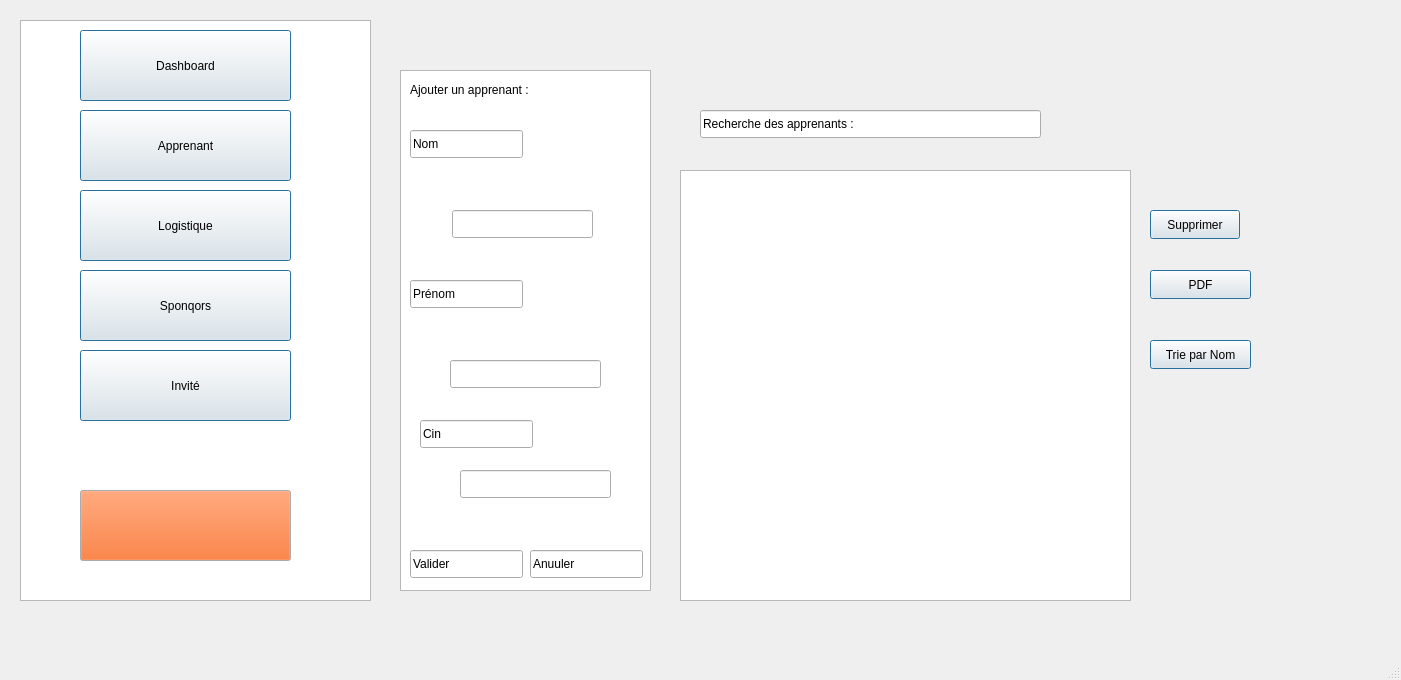
<?xml version="1.0" encoding="UTF-8"?>
<ui version="4.0">
 <class>MainWindow</class>
 <widget class="QMainWindow" name="MainWindow">
  <property name="geometry">
   <rect>
    <x>0</x>
    <y>0</y>
    <width>1401</width>
    <height>680</height>
   </rect>
  </property>
  <property name="windowTitle">
   <string>MainWindow</string>
  </property>
  <property name="styleSheet">
   <string notr="true">/* QTabWidget de fond noir */
QTabWidget {
    background-color: black;
}

/* Onglets du QTabWidget */
QTabBar::tab {
    background-color: gray;
    color: white;
    padding: 5px;
}

QTabBar::tab:selected {
    background-color: darkgreen;
    color: white;
}

/* Boutons verts à l'intérieur des onglets */
QTabWidget QWidget QPushButton {
    background-color: green;
    color: white;
    padding: 5px;
    border-radius: 3px;
}

/* Effet au survol pour les boutons */
QTabWidget QWidget QPushButton:hover {
    background-color: lightgreen;
}
</string>
  </property>
  <widget class="QWidget" name="centralwidget">
   <widget class="QTableView" name="tableView">
    <property name="geometry">
     <rect>
      <x>20</x>
      <y>20</y>
      <width>351</width>
      <height>581</height>
     </rect>
    </property>
    <property name="styleSheet">
     <string notr="true">/* QTabWidget de fond noir */
QTabWidget {
    background-color: black;
}

/* Onglets du QTabWidget */
QTabBar::tab {
    background-color: gray;
    color: white;
    padding: 5px;
}

QTabBar::tab:selected {
    background-color: darkgreen;
    color: white;
}

/* Boutons verts à l'intérieur des onglets */
QTabWidget QWidget QPushButton {
    background-color: green;
    color: white;
    padding: 5px;
    border-radius: 3px;
}

/* Effet au survol pour les boutons */
QTabWidget QWidget QPushButton:hover {
    background-color: lightgreen;
}
</string>
    </property>
   </widget>
   <widget class="QPushButton" name="pushButton">
    <property name="geometry">
     <rect>
      <x>80</x>
      <y>30</y>
      <width>211</width>
      <height>71</height>
     </rect>
    </property>
    <property name="text">
     <string>Dashboard</string>
    </property>
    <property name="default">
     <bool>true</bool>
    </property>
   </widget>
   <widget class="QPushButton" name="pushButton_2">
    <property name="geometry">
     <rect>
      <x>80</x>
      <y>110</y>
      <width>211</width>
      <height>71</height>
     </rect>
    </property>
    <property name="text">
     <string>Apprenant</string>
    </property>
    <property name="default">
     <bool>true</bool>
    </property>
   </widget>
   <widget class="QPushButton" name="pushButton_3">
    <property name="geometry">
     <rect>
      <x>80</x>
      <y>190</y>
      <width>211</width>
      <height>71</height>
     </rect>
    </property>
    <property name="styleSheet">
     <string notr="true">ui-&gt;pushButton-&gt;setStyleSheet(&quot;background-color: green; color: white; padding: 5px; border-radius: 3px;&quot;);
</string>
    </property>
    <property name="text">
     <string>Logistique</string>
    </property>
    <property name="default">
     <bool>true</bool>
    </property>
   </widget>
   <widget class="QPushButton" name="pushButton_4">
    <property name="geometry">
     <rect>
      <x>80</x>
      <y>270</y>
      <width>211</width>
      <height>71</height>
     </rect>
    </property>
    <property name="text">
     <string>Sponqors</string>
    </property>
    <property name="default">
     <bool>true</bool>
    </property>
   </widget>
   <widget class="QPushButton" name="pushButton_5">
    <property name="geometry">
     <rect>
      <x>80</x>
      <y>350</y>
      <width>211</width>
      <height>71</height>
     </rect>
    </property>
    <property name="text">
     <string>Invité</string>
    </property>
    <property name="autoDefault">
     <bool>false</bool>
    </property>
    <property name="default">
     <bool>true</bool>
    </property>
    <property name="flat">
     <bool>false</bool>
    </property>
   </widget>
   <widget class="QPushButton" name="pushButton_6">
    <property name="geometry">
     <rect>
      <x>80</x>
      <y>490</y>
      <width>211</width>
      <height>71</height>
     </rect>
    </property>
    <property name="palette">
     <palette>
      <active>
       <colorrole role="Button">
        <brush brushstyle="SolidPattern">
         <color alpha="255">
          <red>255</red>
          <green>85</green>
          <blue>0</blue>
         </color>
        </brush>
       </colorrole>
       <colorrole role="Highlight">
        <brush brushstyle="SolidPattern">
         <color alpha="255">
          <red>31</red>
          <green>155</green>
          <blue>93</blue>
         </color>
        </brush>
       </colorrole>
      </active>
      <inactive>
       <colorrole role="Button">
        <brush brushstyle="SolidPattern">
         <color alpha="255">
          <red>255</red>
          <green>85</green>
          <blue>0</blue>
         </color>
        </brush>
       </colorrole>
       <colorrole role="Highlight">
        <brush brushstyle="SolidPattern">
         <color alpha="255">
          <red>31</red>
          <green>155</green>
          <blue>93</blue>
         </color>
        </brush>
       </colorrole>
      </inactive>
      <disabled>
       <colorrole role="Button">
        <brush brushstyle="SolidPattern">
         <color alpha="255">
          <red>255</red>
          <green>85</green>
          <blue>0</blue>
         </color>
        </brush>
       </colorrole>
       <colorrole role="Highlight">
        <brush brushstyle="SolidPattern">
         <color alpha="255">
          <red>31</red>
          <green>155</green>
          <blue>93</blue>
         </color>
        </brush>
       </colorrole>
      </disabled>
     </palette>
    </property>
    <property name="styleSheet">
     <string notr="true">/* QTabWidget de fond noir */
QTabWidget {
    background-color: black;
}

/* Onglets du QTabWidget */
QTabBar::tab {
    background-color: gray;
    color: white;
    padding: 5px;
}

QTabBar::tab:selected {
    background-color: darkgreen;
    color: white;
}

/* Boutons verts à l'intérieur des onglets */
QTabWidget QWidget QPushButton {
    background-color: green;
    color: white;
    padding: 5px;
    border-radius: 3px;
}

/* Effet au survol pour les boutons */
QTabWidget QWidget QPushButton:hover {
    background-color: lightgreen;
}
</string>
    </property>
    <property name="text">
     <string/>
    </property>
    <property name="autoDefault">
     <bool>false</bool>
    </property>
    <property name="default">
     <bool>false</bool>
    </property>
    <property name="flat">
     <bool>false</bool>
    </property>
   </widget>
   <widget class="QTableView" name="tableView_2">
    <property name="geometry">
     <rect>
      <x>400</x>
      <y>70</y>
      <width>251</width>
      <height>521</height>
     </rect>
    </property>
   </widget>
   <widget class="QLabel" name="label">
    <property name="geometry">
     <rect>
      <x>410</x>
      <y>80</y>
      <width>151</width>
      <height>20</height>
     </rect>
    </property>
    <property name="text">
     <string>Ajouter un apprenant :</string>
    </property>
   </widget>
   <widget class="QLineEdit" name="lineEdit">
    <property name="geometry">
     <rect>
      <x>410</x>
      <y>130</y>
      <width>113</width>
      <height>28</height>
     </rect>
    </property>
    <property name="text">
     <string>Nom</string>
    </property>
    <property name="dragEnabled">
     <bool>false</bool>
    </property>
    <property name="readOnly">
     <bool>false</bool>
    </property>
    <property name="clearButtonEnabled">
     <bool>false</bool>
    </property>
   </widget>
   <widget class="QLineEdit" name="lineEdit_2">
    <property name="geometry">
     <rect>
      <x>452</x>
      <y>210</y>
      <width>141</width>
      <height>28</height>
     </rect>
    </property>
    <property name="palette">
     <palette>
      <active>
       <colorrole role="Button">
        <brush brushstyle="SolidPattern">
         <color alpha="255">
          <red>255</red>
          <green>255</green>
          <blue>255</blue>
         </color>
        </brush>
       </colorrole>
      </active>
      <inactive>
       <colorrole role="Button">
        <brush brushstyle="SolidPattern">
         <color alpha="255">
          <red>255</red>
          <green>255</green>
          <blue>255</blue>
         </color>
        </brush>
       </colorrole>
      </inactive>
      <disabled>
       <colorrole role="Button">
        <brush brushstyle="SolidPattern">
         <color alpha="255">
          <red>255</red>
          <green>255</green>
          <blue>255</blue>
         </color>
        </brush>
       </colorrole>
      </disabled>
     </palette>
    </property>
   </widget>
   <widget class="QLineEdit" name="lineEdit_3">
    <property name="geometry">
     <rect>
      <x>410</x>
      <y>280</y>
      <width>113</width>
      <height>28</height>
     </rect>
    </property>
    <property name="text">
     <string>Prénom</string>
    </property>
   </widget>
   <widget class="QLineEdit" name="lineEdit_4">
    <property name="geometry">
     <rect>
      <x>450</x>
      <y>360</y>
      <width>151</width>
      <height>28</height>
     </rect>
    </property>
   </widget>
   <widget class="QLineEdit" name="lineEdit_5">
    <property name="geometry">
     <rect>
      <x>420</x>
      <y>420</y>
      <width>113</width>
      <height>28</height>
     </rect>
    </property>
    <property name="text">
     <string>Cin</string>
    </property>
   </widget>
   <widget class="QLineEdit" name="lineEdit_6">
    <property name="geometry">
     <rect>
      <x>460</x>
      <y>470</y>
      <width>151</width>
      <height>28</height>
     </rect>
    </property>
   </widget>
   <widget class="QTableView" name="tableView_3">
    <property name="geometry">
     <rect>
      <x>680</x>
      <y>170</y>
      <width>451</width>
      <height>431</height>
     </rect>
    </property>
    <property name="styleSheet">
     <string notr="true">/* QTabWidget de fond noir */
QTabWidget {
    background-color: black;
}

/* Onglets du QTabWidget */
QTabBar::tab {
    background-color: gray;
    color: white;
    padding: 5px;
}

QTabBar::tab:selected {
    background-color: darkgreen;
    color: white;
}

/* Boutons verts à l'intérieur des onglets */
QTabWidget QWidget QPushButton {
    background-color: green;
    color: white;
    padding: 5px;
    border-radius: 3px;
}

/* Effet au survol pour les boutons */
QTabWidget QWidget QPushButton:hover {
    background-color: lightgreen;
}

/* Ligne de texte blanche (QLineEdit) */
QTabWidget QWidget QLineEdit {
    background-color: white;
    color: black;
    border: 1px solid gray;
    padding: 3px;
    border-radius: 3px;
}

/* Effet au focus pour QLineEdit */
QTabWidget QWidget QLineEdit:focus {
    border: 1px solid blue;
}
</string>
    </property>
   </widget>
   <widget class="QLineEdit" name="lineEdit_7">
    <property name="geometry">
     <rect>
      <x>700</x>
      <y>110</y>
      <width>341</width>
      <height>28</height>
     </rect>
    </property>
    <property name="styleSheet">
     <string notr="true">/* QTabWidget de fond noir */
QTabWidget {
    background-color: black;
}

/* Onglets du QTabWidget */
QTabBar::tab {
    background-color: gray;
    color: white;
    padding: 5px;
}

QTabBar::tab:selected {
    background-color: darkgreen;
    color: white;
}

/* Boutons verts à l'intérieur des onglets */
QTabWidget QWidget QPushButton {
    background-color: green;
    color: white;
    padding: 5px;
    border-radius: 3px;
}

/* Effet au survol pour les boutons */
QTabWidget QWidget QPushButton:hover {
    background-color: lightgreen;
}

/* Ligne de texte blanche (QLineEdit) */
QTabWidget QWidget QLineEdit {
    background-color: white;
    color: black;
    border: 1px solid gray;
    padding: 3px;
    border-radius: 3px;
}

/* Effet au focus pour QLineEdit */
QTabWidget QWidget QLineEdit:focus {
    border: 1px solid blue;
}
</string>
    </property>
    <property name="text">
     <string>Recherche des apprenants :</string>
    </property>
    <property name="clearButtonEnabled">
     <bool>false</bool>
    </property>
   </widget>
   <widget class="QPushButton" name="pushButton_7">
    <property name="geometry">
     <rect>
      <x>1150</x>
      <y>210</y>
      <width>90</width>
      <height>29</height>
     </rect>
    </property>
    <property name="text">
     <string>Supprimer</string>
    </property>
    <property name="default">
     <bool>true</bool>
    </property>
   </widget>
   <widget class="QPushButton" name="pushButton_8">
    <property name="geometry">
     <rect>
      <x>1150</x>
      <y>270</y>
      <width>101</width>
      <height>29</height>
     </rect>
    </property>
    <property name="text">
     <string>PDF</string>
    </property>
    <property name="default">
     <bool>true</bool>
    </property>
   </widget>
   <widget class="QPushButton" name="pushButton_9">
    <property name="geometry">
     <rect>
      <x>1150</x>
      <y>340</y>
      <width>101</width>
      <height>29</height>
     </rect>
    </property>
    <property name="text">
     <string>Trie par Nom</string>
    </property>
    <property name="default">
     <bool>true</bool>
    </property>
   </widget>
   <widget class="QLineEdit" name="lineEdit_8">
    <property name="geometry">
     <rect>
      <x>410</x>
      <y>550</y>
      <width>113</width>
      <height>28</height>
     </rect>
    </property>
    <property name="palette">
     <palette>
      <active>
       <colorrole role="Button">
        <brush brushstyle="SolidPattern">
         <color alpha="255">
          <red>250</red>
          <green>250</green>
          <blue>250</blue>
         </color>
        </brush>
       </colorrole>
      </active>
      <inactive>
       <colorrole role="Button">
        <brush brushstyle="SolidPattern">
         <color alpha="255">
          <red>250</red>
          <green>250</green>
          <blue>250</blue>
         </color>
        </brush>
       </colorrole>
      </inactive>
      <disabled>
       <colorrole role="Button">
        <brush brushstyle="SolidPattern">
         <color alpha="255">
          <red>250</red>
          <green>250</green>
          <blue>250</blue>
         </color>
        </brush>
       </colorrole>
      </disabled>
     </palette>
    </property>
    <property name="text">
     <string>Valider</string>
    </property>
    <property name="frame">
     <bool>true</bool>
    </property>
    <property name="clearButtonEnabled">
     <bool>false</bool>
    </property>
   </widget>
   <widget class="QLineEdit" name="lineEdit_9">
    <property name="geometry">
     <rect>
      <x>530</x>
      <y>550</y>
      <width>113</width>
      <height>28</height>
     </rect>
    </property>
    <property name="text">
     <string>Anuuler</string>
    </property>
   </widget>
  </widget>
  <widget class="QMenuBar" name="menubar">
   <property name="geometry">
    <rect>
     <x>0</x>
     <y>0</y>
     <width>1401</width>
     <height>25</height>
    </rect>
   </property>
  </widget>
  <widget class="QStatusBar" name="statusbar"/>
 </widget>
 <resources/>
 <connections/>
</ui>
